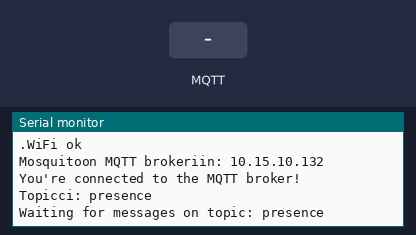
A sketch run on a simulated ESP8266 (NodeMCU). On the bench: the last lines printed to the serial monitor. The test bench sets the inputs (shaded band). WiFi joins after 1.5 s; servers stay silent unless stated; no MQTT or app messages arrive unless stated.

Above: at 6.7 s.
6.8 s: MQTT message "1" arrives on the first subscribed topic
At 8.7 s:
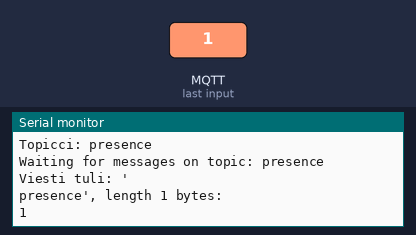
9.0 s: MQTT message "on" arrives on the first subscribed topic
At 10.4 s:
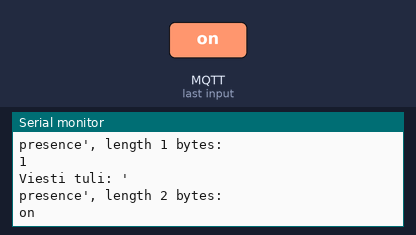
11.0 s: MQTT message "off" arrives on the first subscribed topic
At 12.0 s:
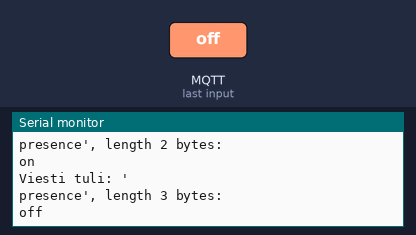

Measured:
- after the input at 6.8 s, the serial monitor: prints a new line after 0.80 s (image 1)
- after the input at 9.0 s, the serial monitor: prints a new line after 0.60 s (image 2)
- after the input at 11.0 s, the serial monitor: prints a new line after 0.60 s (image 3)

The sketch:

mqtt_testing.ino
```cpp
#include <ArduinoMqttClient.h>
#include <ESP8266WiFi.h>

String ssid = "vihreathaisee";
String pwd = "SalainenSana1";
WiFiClient wifiClient;
MqttClient mqttClient(wifiClient);

const char broker[] = "10.15.10.132";
int port = 1883;
const char topic[] = "presence";

long lastPollInMillis = millis();

String msgToSend = "";

void setup() {
  //Initialize serial and wait for port to open:
  Serial.begin(9600);
  delay(500);

  Serial.print("Wifiin: ");
  Serial.println(ssid);
  while (WiFi.begin(ssid, pwd) != WL_CONNECTED) {
    Serial.print(".");
    delay(5000);
  }

  Serial.println("WiFi ok");

  Serial.print("Mosquitoon MQTT brokeriin: ");
  Serial.println(broker);

  if (!mqttClient.connect(broker, port)) {
    Serial.print("Vituiks män, virhekoodi: ");
    Serial.println(mqttClient.connectError());

    while (1);
  }

  Serial.println("You're connected to the MQTT broker!");
  Serial.println();

  mqttClient.onMessage(onMqttMessage);

  Serial.print("Topicci: ");
  Serial.println(topic);
  mqttClient.subscribe(topic);

  Serial.print("Waiting for messages on topic: ");
  Serial.println(topic);
  Serial.println();
}
long lastPoll = millis();
void loop() {
  if((millis()-lastPoll)>2000){
    mqttClient.poll();
    lastPoll = millis();
  }
}

void onMqttMessage(int messageSize) {
  Serial.println("Viesti tuli: '");
  Serial.print(mqttClient.messageTopic());
  Serial.print("', length ");
  Serial.print(messageSize);
  Serial.println(" bytes:");

  while (mqttClient.available()) {
    Serial.print((char)mqttClient.read());
  }
  Serial.println();
}
```
